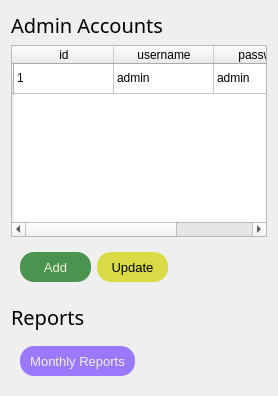
         <widget class="QWidget" name="tab_3">
          <attribute name="title">
           <string>Settings</string>
          </attribute>
          <layout class="QVBoxLayout" name="verticalLayout_4">
           <item>
            <widget class="QLabel" name="label_10">
             <property name="font">
              <font>
               <family>Segoe UI Light</family>
               <pointsize>15</pointsize>
               <weight>50</weight>
               <bold>false</bold>
              </font>
             </property>
             <property name="text">
              <string>Admin Accounts</string>
             </property>
            </widget>
           </item>
           <item>
            <widget class="QTableWidget" name="admin_table">
             <row>
              <property name="text">
               <string/>
              </property>
             </row>
             <column>
              <property name="text">
               <string>id</string>
              </property>
             </column>
             <column>
              <property name="text">
               <string>username</string>
              </property>
             </column>
             <column>
              <property name="text">
               <string>password</string>
              </property>
             </column>
             <item row="0" column="0">
              <property name="text">
               <string>1</string>
              </property>
             </item>
             <item row="0" column="1">
              <property name="text">
               <string>admin</string>
              </property>
             </item>
             <item row="0" column="2">
              <property name="text">
               <string>admin</string>
              </property>
             </item>
            </widget>
           </item>
           <item>
            <widget class="QWidget" name="widget_17" native="true">
             <layout class="QHBoxLayout" name="horizontalLayout_7">
              <item>
               <widget class="QPushButton" name="widget_map_button_7">
                <property name="minimumSize">
                 <size>
                  <width>71</width>
                  <height>30</height>
                 </size>
                </property>
                <property name="maximumSize">
                 <size>
                  <width>71</width>
                  <height>30</height>
                 </size>
                </property>
                <property name="font">
                 <font>
                  <family>Segoe UI</family>
                  <pointsize>10</pointsize>
                 </font>
                </property>
                <property name="styleSheet">
                 <string notr="true">color: rgb(238, 238, 220);
background-color: rgb(75, 148, 78);

border-radius : 14;
</string>
                </property>
                <property name="text">
                 <string>Add</string>
                </property>
                <property name="flat">
                 <bool>false</bool>
                </property>
               </widget>
              </item>
              <item>
               <widget class="QPushButton" name="widget_map_button_8">
                <property name="minimumSize">
                 <size>
                  <width>71</width>
                  <height>30</height>
                 </size>
                </property>
                <property name="maximumSize">
                 <size>
                  <width>71</width>
                  <height>30</height>
                 </size>
                </property>
                <property name="font">
                 <font>
                  <family>Segoe UI</family>
                  <pointsize>10</pointsize>
                 </font>
                </property>
                <property name="styleSheet">
                 <string notr="true">
background-color: rgb(218, 218, 71);

border-radius : 14;
</string>
                </property>
                <property name="text">
                 <string>Update</string>
                </property>
                <property name="flat">
                 <bool>false</bool>
                </property>
               </widget>
              </item>
              <item>
               <widget class="QWidget" name="widget_18" native="true">
                <widget class="QWidget" name="widget_21" native="true">
                 <property name="geometry">
                  <rect>
                   <x>140</x>
                   <y>10</y>
                   <width>459</width>
                   <height>13</height>
                  </rect>
                 </property>
                </widget>
               </widget>
              </item>
             </layout>
            </widget>
           </item>
           <item>
            <widget class="QWidget" name="widget_22" native="true">
             <widget class="QWidget" name="widget_23" native="true">
              <property name="geometry">
               <rect>
                <x>140</x>
                <y>10</y>
                <width>459</width>
                <height>13</height>
               </rect>
              </property>
             </widget>
             <widget class="QWidget" name="widget_24" native="true">
              <property name="geometry">
               <rect>
                <x>0</x>
                <y>0</y>
                <width>459</width>
                <height>13</height>
               </rect>
              </property>
              <widget class="QWidget" name="widget_37" native="true">
               <property name="geometry">
                <rect>
                 <x>140</x>
                 <y>10</y>
                 <width>459</width>
                 <height>13</height>
                </rect>
               </property>
              </widget>
             </widget>
            </widget>
           </item>
           <item>
            <widget class="QLabel" name="label_11">
             <property name="font">
              <font>
               <family>Segoe UI Light</family>
               <pointsize>15</pointsize>
               <weight>50</weight>
               <bold>false</bold>
              </font>
             </property>
             <property name="text">
              <string>Reports</string>
             </property>
            </widget>
           </item>
           <item>
            <widget class="QWidget" name="widget_19" native="true">
             <layout class="QHBoxLayout" name="horizontalLayout_8">
              <item>
               <widget class="QPushButton" name="settings_monthly_report">
                <property name="minimumSize">
                 <size>
                  <width>71</width>
                  <height>30</height>
                 </size>
                </property>
                <property name="maximumSize">
                 <size>
                  <width>115</width>
                  <height>30</height>
                 </size>
                </property>
                <property name="font">
                 <font>
                  <family>Segoe UI</family>
                  <pointsize>10</pointsize>
                 </font>
                </property>
                <property name="styleSheet">
                 <string notr="true">color: rgb(238, 238, 220);
background-color: rgb(155, 121, 255);


border-radius : 14;
</string>
                </property>
                <property name="text">
                 <string>Monthly Reports</string>
                </property>
                <property name="flat">
                 <bool>false</bool>
                </property>
               </widget>
              </item>
              <item>
               <widget class="QWidget" name="widget_20" native="true"/>
              </item>
             </layout>
            </widget>
           </item>
          </layout>
         </widget>
